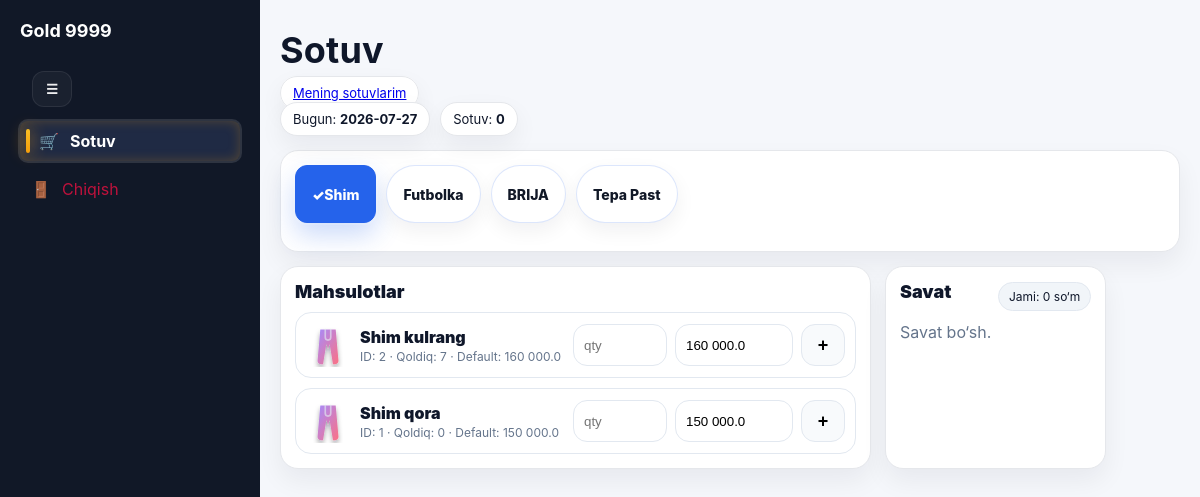
The page /sales (signed in) on the database its author committed.
### tables this page shows
CREATE TABLE categories(
      id INTEGER PRIMARY KEY AUTOINCREMENT,
      name TEXT UNIQUE NOT NULL,
      sort_order INTEGER NOT NULL DEFAULT 100,
      is_active INTEGER NOT NULL DEFAULT 1,
      created_at TEXT NOT NULL DEFAULT CURRENT_TIMESTAMP
    );

CREATE TABLE products(
      id INTEGER PRIMARY KEY AUTOINCREMENT,
      name TEXT UNIQUE NOT NULL,
      category_id INTEGER NOT NULL,
      sell_price_default_uzs REAL NOT NULL DEFAULT 0,
      is_active INTEGER NOT NULL DEFAULT 1,
      created_at TEXT NOT NULL DEFAULT CURRENT_TIMESTAMP, stock_qty REAL DEFAULT 0,
      FOREIGN KEY(category_id) REFERENCES categories(id) ON DELETE RESTRICT
    );

### app.py (the view, shortened to what this page needs)
@app.route("/sales", methods=["GET", "POST"])
@login_required
def sales():
    init_db()
    legacy_product_id = parse_int(request.args.get("product_id") or "0")
    legacy_action = (request.args.get("action") or "").strip()
    if legacy_product_id > 0 and legacy_action in ("inc", "dec", "del", "remove"):
        return sales_qty(legacy_product_id, legacy_action)
    cart = cart_get()
    cats = q("SELECT id, name FROM categories WHERE is_active=1 ORDER BY sort_order, id")
    cat_id = parse_int(request.args.get("category_id") or "0")
    if cat_id <= 0 and cats:
        cat_id = int(cats[0]["id"])
    products = []
    if cat_id > 0:
        products = q("""
          SELECT p.id, p.name,p.sell_price_default_uzs AS sell_default,COALESCE(p.stock_qty,0) AS qty
            FROM products p
            WHERE p.is_active=1 AND p.category_id=?
          ORDER BY p.name
        """, (cat_id,))
    cart_items = []
    total = cart_total(cart)
    today = date.today().isoformat()
    if session.get("role") == "agent":
        sum_row = q1("""
          SELECT
            COALESCE(SUM(total_sell_uzs),0) AS sell,
            COALESCE(SUM(total_cost_uzs),0) AS cost,
            COALESCE(SUM(total_profit_uzs),0) AS profit
          FROM sales WHERE sale_date=? AND agent_id=?
        """, (today, session.get("user_id")))
    s_sell = float(sum_row["sell"]) if sum_row else 0.0
    s_cost = float(sum_row["cost"]) if sum_row else 0.0
    s_profit = float(sum_row["profit"]) if sum_row else 0.0
    sales_template = "agent_sales/index.html" if session.get("role") == "agent" else "sales.html"
    return render_template(
        sales_template,
        cats=cats,
        selected_cat_id=cat_id,
        products=products,
        cart_items=cart_items,
        cart_total=total,
        today=today,
        sum_sell=s_sell,
        sum_cost=s_cost,
        sum_profit=s_profit,
    )

### app.py (called while the page is built, shortened)
def get_db() -> sqlite3.Connection:
    if "db" not in g:
        conn = sqlite3.connect(DB_PATH)
        conn.execute("PRAGMA foreign_keys = ON;")
        conn.execute("PRAGMA journal_mode = WAL;")
        conn.execute("PRAGMA synchronous = NORMAL;")
        conn.execute("PRAGMA temp_store = MEMORY;")
        conn.execute("PRAGMA cache_size = -20000;")
        conn.row_factory = sqlite3.Row
        conn.execute("PRAGMA foreign_keys = ON;")
        g.db = conn
    return g.db

def q1(sql: str, params: tuple = ()) -> Optional[sqlite3.Row]:
    cur = get_db().execute(sql, params)
    row = cur.fetchone()
    cur.close()
    return row

def q(sql: str, params: tuple = ()) -> list[sqlite3.Row]:
    cur = get_db().execute(sql, params)
    rows = cur.fetchall()
    cur.close()
    return rows

def parse_int(val: str, default: int = 0) -> int:
    try:
        return int((val or "").strip())
    except Exception:
        return default

def login_required(fn):
    @wraps(fn)
    def wrapper(*args, **kwargs):
        if not session.get("user_id"):
            return redirect(url_for("login"))
        return fn(*args, **kwargs)
    return wrapper

def cart_get():
    cart = session.get("cart")
    if not isinstance(cart, dict):
        cart = {"items": {}}
        session["cart"] = cart
        return cart

def cart_total(cart: dict | None = None):
    if cart is None:
        cart = cart_get()
    items = cart.get("items", {}) if isinstance(cart, dict) else {}
    total = 0.0
    return total

### templates/agent_sales/index.html (shortened to what this page needs)
{% extends "base.html" %}
{% block content %}
<link rel="stylesheet" href="{{ url_for('static', filename='css/agent_sales/desktop.css') }}?v=agent-sales-v1">
<link rel="stylesheet" href="{{ url_for('static', filename='css/agent_sales/mobile.css') }}?v=agent-sales-v1">
<div class="agent-sales-desktop">
  {% include "agent_sales/desktop.html" %}
</div>
{% endblock %}

### templates/agent_sales/desktop.html (shortened to what this page needs)
<div class="agentd-page-head">
  <h1>Sotuv</h1>
  <a class="agentd-kpi-pill" href="/sales/history">Mening sotuvlarim</a>
  <div class="agentd-kpi-bar">
    <div class="agentd-kpi-pill">Bugun: <b>{{ today }}</b></div>
    <div class="agentd-kpi-pill">Sotuv: <b>{{ "{:,}".format(sum_sell or 0).replace(",", " ") }}</b></div>
  </div>
</div>
  <div class="agentd-card">
    <div class="agentd-kpi-bar agentd-cat-bar">
      {% for c in cats %}
        <a class="agentd-kpi-pill agentd-cat-pill {% if c.id==selected_cat_id %}active{% endif %}" href="{{ url_for('sales', category_id=c.id) }}">{{ c.name }}</a>
      {% endfor %}
    </div>
  </div>
<div class="agentd-grid-2">
  <div class="agentd-card">
    <div class="agentd-card-title">Mahsulotlar</div>
      {% include "agent_sales/products_desktop.html" %}
  </div>
  <div class="agentd-card">
    <div class="agentd-card-head">
      <div class="agentd-card-title">Savat</div>
      <div class="agentd-badge">Jami: {{ "{:,}".format(cart_total or 0).replace(",", " ") }} so‘m</div>
    </div>
    {% if cart_items %}
      <div class="agentd-cart-list">
        {% for it in cart_items %}
          <div class="agentd-cart-row">
            <div class="agentd-cart-name">{{ it.product_name or it.name }}</div>
            <div class="agentd-cart-meta">
              <span>Qty: <b>{{ it.qty|int }}</b></span>
              <span>Narx: <b>{{ "{:,}".format((it.price_uzs if it.price_uzs is defined else it.price) or 0).replace(",", " ") }}</b></span>
              <span>Jami: <b>{{ "{:,}".format(it.line_total or 0).replace(",", " ") }}</b></span>
            </div>
            <div class="agentd-cart-actions">
              <form method="post" action="{{ url_for('sales', product_id=it.product_id, action='dec') }}">
                <button class="agentd-btn agentd-btn-sm" type="submit">−</button>
              </form>
              <form method="post" action="{{ url_for('sales', product_id=it.product_id, action='inc') }}">
                <button class="agentd-btn agentd-btn-sm" type="submit">+</button>
              </form>
              <form method="post" action="{{ url_for('sales_remove', product_id=it.product_id) }}">
                <button class="agentd-btn agentd-btn-sm agentd-btn-danger" type="submit">x</button>
              </form>
            </div>
          </div>
        {% endfor %}
      </div>
      <div class="agentd-cart-footer">
        <form method="post" action="{{ url_for('sales_checkout') }}">
          <button class="agentd-btn agentd-btn-primary" type="submit">Yakunlash</button>
        </form>
        <form method="post" action="{{ url_for('cart_clear') if false else url_for('sales') }}">
        </form>
      </div>
    {% else %}
      <div class="agentd-muted">Savat bo‘sh.</div>
    {% endif %}
  </div>
</div>

### templates/agent_sales/products_desktop.html (shortened to what this page needs)
    <div class="agentd-prod-grid">
      {% for p in products %}
        {% set icon = 'brand/tshirt.svg' %}
        {% if 'shim' in p.name|lower %}{% set icon = 'brand/pants.svg' %}{% endif %}
        {% if 'kepka' in p.name|lower %}{% set icon = 'brand/cap.svg' %}{% endif %}
        <div class="agentd-prod-card">
          <div class="agentd-prod-left">
            <img class="agentd-prod-ico" src="{{ url_for('static', filename=icon) }}" alt="">
            <div class="agentd-prod-meta">
              <div class="agentd-prod-name">{{ p.name }}</div>
              <div class="agentd-prod-sub">ID: {{ p.id }} · Qoldiq: {{ (p.qty or 0)|int }} · Default: {{ "{:,}".format(p.sell_default or 0).replace(",", " ") }}</div>
            </div>
          </div>
          <form class="agentd-prod-add" method="post" action="{{ url_for('sales_add') }}">
            <input class="agentd-in agentd-qty" name="qty" inputmode="numeric" placeholder="qty" required>
            <input class="agentd-in agentd-price" name="price_uzs" inputmode="numeric" value="{{ "{:,}".format(p.sell_default or 0).replace(",", " ") }}" required>
            <button class="agentd-btn agentd-plus" type="submit">+</button>
          </form>
        </div>
      {% endfor %}
    </div>

### static/style.css (style rules this page uses)
body { margin:0; font-family:-apple-system,BlinkMacSystemFont,"Segoe UI",Roboto; background:#f2f4f8; }
h1, h2 { margin: 0 0 12px 0; letter-spacing: .2px; }
button, .btn { height: 34px; padding: 0 12px; border: 0; border-radius: 10px; cursor: pointer; font-weight: 600; }
:root { --bg0:#0b1220; --bg1:#0f172a; --card:rgba(255,255,255,.07); --card2:rgba(255,255,255,.10); --text:#e5e7eb; --muted:#94a3b8; --line:rgba(255,255,255,.14); --accent:#60a5fa; --accent2:#34d399; }
.app-body { background:#f5f7fb; color:#0f172a; }
@media (min-width: 900px) { body { padding-bottom: 0 !important; } }
.sidebar a.active, .sidebar .nav-link.active, a.active { outline: 2px solid rgba(255,255,255,0.12); background: rgba(255,255,255,0.06); border-radius: 12px; }

### static/css/agent_sales/desktop.css (style rules this page uses)
.agentd-page-head h1 { margin:8px 0 10px; font-size:36px; }
.agentd-kpi-bar { display:flex; gap:10px; flex-wrap:wrap; margin-bottom:14px; }
.agentd-kpi-pill { background:#fff; border:1px solid #e5e7eb; border-radius:999px; padding:8px 12px; box-shadow:0 10px 24px rgba(15,23,42,.06); font-size:13px; }
.agentd-card { background:#fff; border:1px solid #e5e7eb; border-radius:18px; padding:14px; box-shadow:0 12px 26px rgba(15,23,42,.06); margin-bottom:14px; }
.agentd-card-title { font-weight:900; font-size:18px; margin-bottom:10px; }
.agentd-card-head { display:flex; align-items:center; justify-content:space-between; gap:10px; margin-bottom:10px; }
.agentd-badge { background:#f1f5f9; border:1px solid #e2e8f0; padding:6px 10px; border-radius:999px; font-size:12px; }
.agentd-grid-2 { display:grid; grid-template-columns:1.25fr .75fr; gap:14px; }
.agentd-prod-grid { display:grid; grid-template-columns:1fr; gap:10px; }
.agentd-prod-card { display:flex; align-items:center; justify-content:space-between; gap:12px; border:1px solid #e2e8f0; border-radius:16px; padding:10px; background:#fff; }
.agentd-prod-left { display:flex; gap:10px; align-items:center; min-width:0; }
.agentd-prod-ico { width:44px; height:44px; flex:0 0 auto; }
.agentd-prod-meta { min-width:0; }
.agentd-prod-name { font-weight:900; }
.agentd-prod-sub { font-size:12px; color:#64748b; margin-top:2px; white-space:nowrap; overflow:hidden; text-overflow:ellipsis; max-width:520px; }
.agentd-prod-add { display:flex; gap:8px; align-items:center; }
.agentd-in { height:40px; border-radius:14px; border:1px solid #e2e8f0; padding:0 10px; background:#fff; width:96px; }
.agentd-qty { width:72px; }
.agentd-plus { width:44px; padding:0; font-size:18px; }
.agentd-muted { color:#64748b; }
.agentd-btn { height:42px; padding:0 14px; border-radius:14px; border:1px solid #e2e8f0; background:#f8fafc; font-weight:900; }
.agentd-cat-bar { display:flex; gap:10px; flex-wrap:wrap; }
.agentd-cat-pill { display:inline-flex; align-items:center; min-height:38px; padding:9px 16px; border-radius:999px; border:1px solid rgba(37,99,235,.16); background:#fff; color:#111827; font-size:14px; font-weight:800; text-decoration:none; box-shadow:0 8px 20px rgba(15,23,42,.06); }
.agentd-cat-pill.active { background:#2563eb; color:#fff; border-color:#2563eb; box-shadow:0 12px 26px rgba(37,99,235,.24); }
.agentd-cat-pill.active::before { content:"✓ "; font-weight:900; }

### rows shown on the page
categories: name "Shim"
categories: name "Futbolka"
categories: name "BRIJA"
categories: name "Tepa Past"
products: name "Shim kulrang", id "2", qty "7", sell_price_default_uzs "160 000.0", price_uzs "160 000.0"
products: name "Shim qora", id "1", qty "0", sell_price_default_uzs "150 000.0", price_uzs "150 000.0"

### other values the page prints
{{ "{:,}".format(sum_sell or 0).replace(",", " ") }} "0"
{{ "{:,}".format(cart_total or 0).replace(",", " ") }} "0"
